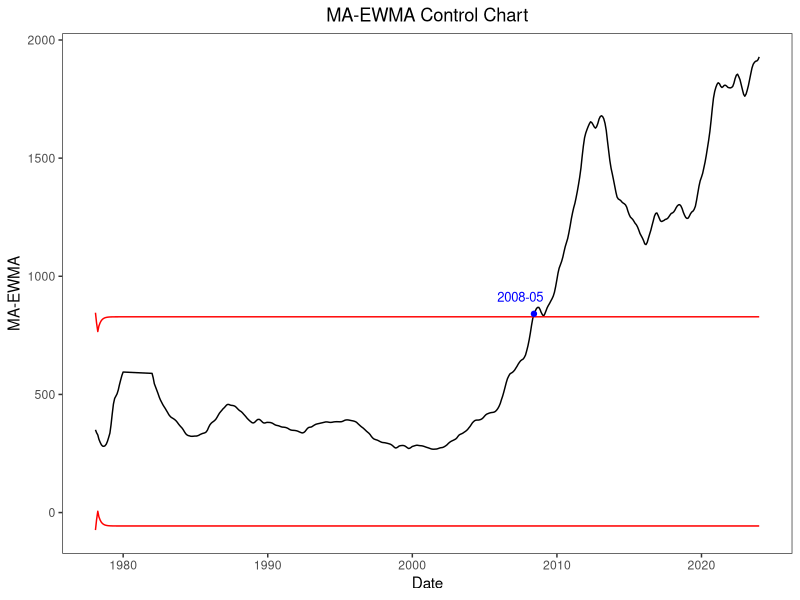

Here is the R script that generated this plot:
library(readr)
library(ggplot2)

# Load data
Golden <- read_csv("price.csv")
price <- Golden$price
Date <- as.Date(Golden$Date)

x <- price
mu <- mean(x[1:337])
sigma <- sd(x)
n <- length(x)

# set parameter
q = 0.8
alpha = 1
window = 3
L = 4.2856

# weight of MA-EMWA
wt = vj = c()
for(i in 1:n){ wt[i] = q^((i-1)^alpha)-q^(i^alpha) }
for(j in 1:n){
  if(j >= window){
    vj[j] = sum(wt[1:j]*wt[1:j])*(sigma^2) / window
  }
  else{
    vj[j] = sum(wt[1:j]*wt[1:j])*(sigma^2) / j 
  }
}

# compute statistic of MA-EWMA, UCL and LCL
ma_ewma = ucl = lcl = y = c()
for(j in 1:n){
  zsum = sum(wt[1:j]*x[j:1]) + mu*(q^(j^alpha))
  y = c(y, zsum)
  if(j < window){
    ma = mean(y[1:j])
  }
  else{
    ma = mean(y[(j-window+1):j])
  }
  ma_ewma[j] = ma
  ucl[j] = mu+L*sqrt(vj[j])
  lcl[j] = mu-L*sqrt(vj[j])
}

# Find the first index that exceeds the control limit
exceed_indices <- which(ma_ewma > ucl)[1]

ma_ewma_df <- data.frame(Date = Date, MA_EWMA = ma_ewma, UCL = ucl, LCL = lcl)

# plot result
ggplot(ma_ewma_df, aes(x = Date)) +
  geom_line(aes(y = MA_EWMA), color = "black") +
  geom_line(aes(y = UCL), color = "red", linetype = "solid") +
  geom_line(aes(y = LCL), color = "red", linetype = "solid") +
  labs(x = "Date", y = "MA-EWMA", title = "MA-EWMA Control Chart") +
  theme_bw() + 
  theme(panel.grid = element_blank()) +
  theme(plot.title = element_text(hjust = 0.5)) +
  geom_point(data = ma_ewma_df[exceed_indices, ], aes(x = Date, y = MA_EWMA), color = "blue", size = 1.5) +
  geom_text(data = ma_ewma_df[exceed_indices, ], aes(x = Date,y = MA_EWMA, label = format(Date,"%Y-%m")), vjust = -1.2, hjust = 0.8, color = "blue", size = 3.3)
